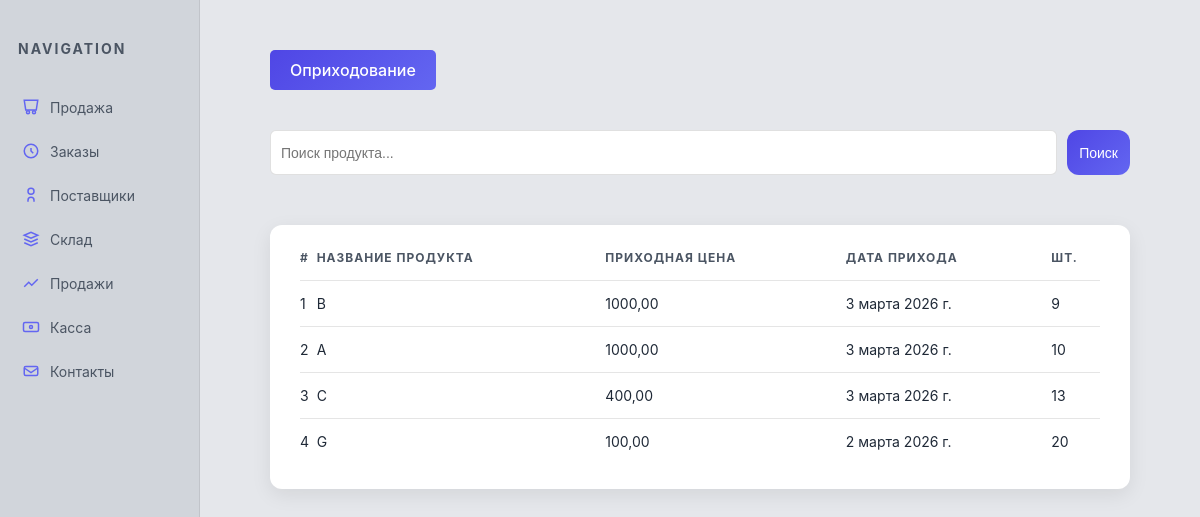
The app's page /glavn/product/, older data.
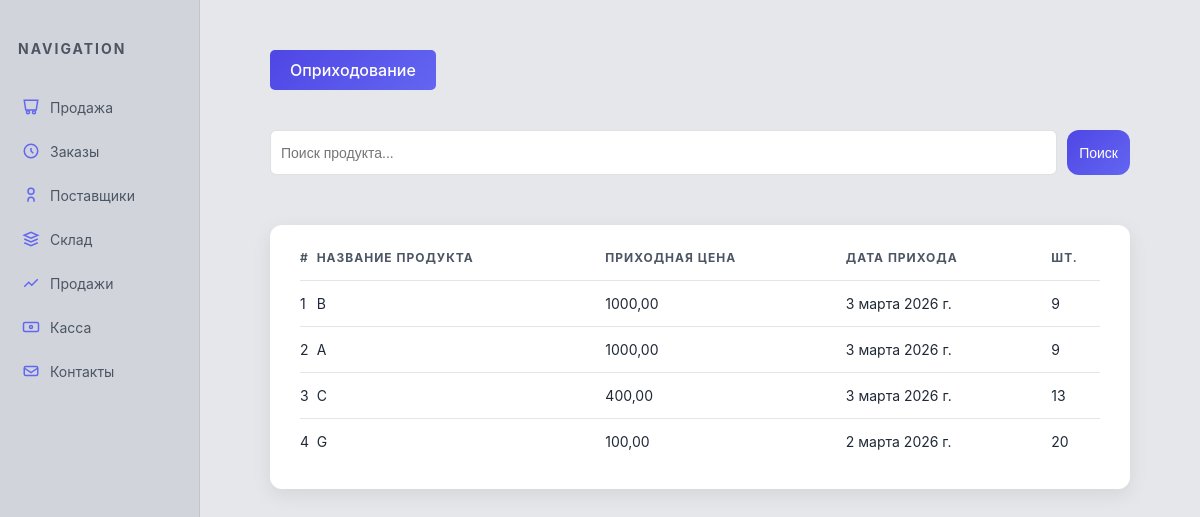
The same page, newer data.
### program/models.py (models this page shows)
class Product(models.Model):
    product = models.CharField(max_length=100)
    prih_cen = models.DecimalField(max_digits=12, decimal_places=2)
    prih_date = models.DateField()
    count = models.SmallIntegerField()

### program/views.py (the view)
# urls.py: path('product/', views.products),
def products(req):
    data = Product.objects.all()
    if req.method == 'POST':
        text_poisk = req.POST.get("text_poisk")
        data = Product.objects.filter(product=text_poisk)
    data_list = Product.objects.all().order_by("product")
    return render(req, 'program/products.html', {'data': data, "data_list": data_list})

### program/templates/program/products.html (shortened to what this page needs)
<!DOCTYPE html>
<html lang="ru">
<head>
</head>
<body>
<div class="sidebar">
    <h2>Navigation</h2>
    <ul>
        <li><a href="/glavn/prodaj/"><svg fill="none" stroke="currentColor" viewBox="0 0 24 24"><path d="M3 3h18l-2 13H5L3 3z"/><path d="M16 21a2 2 0 100-4 2 2 0 000 4zM8 21a2 2 0 100-4 2 2 0 000 4z"/></svg>Продажа</a></li>
        <li><a href="/glavn/zakaz/"><svg fill="none" stroke="currentColor" viewBox="0 0 24 24"><path d="M12 8v4l3 3"/><circle cx="12" cy="12" r="9"/></svg>Заказы</a></li>
        <li><a href="/glavn/postav/"><svg fill="none" stroke="currentColor" viewBox="0 0 24 24"><path d="M16 21v-2a4 4 0 00-8 0v2"/><circle cx="12" cy="7" r="4"/></svg>Поставщики</a></li>
        <li><a href="/glavn/product/"><svg fill="none" stroke="currentColor" viewBox="0 0 24 24"><path d="M3 7l9-4 9 4-9 4-9-4z"/><path d="M3 17l9 4 9-4"/><path d="M3 12l9 4 9-4"/></svg>Склад</a></li>
        <li><a href="/glavn/prod/"><svg fill="none" stroke="currentColor" viewBox="0 0 24 24"><path d="M3 17l6-6 4 4 8-8"/></svg>Продажи</a></li>
        <li><a href="/glavn/cash/"><svg fill="none" stroke="currentColor" viewBox="0 0 24 24"><rect x="2" y="6" width="20" height="12" rx="2"/><circle cx="12" cy="12" r="2"/></svg>Касса</a></li>
        <li><a href="/glavn/contacts/"><svg fill="none" stroke="currentColor" viewBox="0 0 24 24"><path d="M21 8a2 2 0 00-2-2H5a2 2 0 00-2 2v8a2 2 0 002 2h14a2 2 0 002-2V8z"/><path d="M3 8l9 6 9-6"/></svg>Контакты</a></li>
    </ul>
</div>
<div class="main">
    <a class="btn" href="/glavn/add_product/"
        style="text-decoration: none; display:inline-block; padding:10px 20px; background-color:#007bff; color:white; border-radius:5px; margin-bottom:20px;">
        Оприходование
    </a>
    <br><br>
    <form method="post" style="margin-bottom:30px;">
        <input type="text" name="text_poisk" list="product" placeholder="Поиск продукта..." required
            style="width:150px; height:45px; padding:5px 10px; font-size:14px; border-radius:6px; border:1px solid rgba(0,0,0,0.12);">
        <button type="submit" class="btn" style="height:45px; padding:5px 12px; font-size:14px;">Поиск</button>
    </form>
    <div class="table-wrapper">
        <table>
            <tr>
                <th>#</th>
                <th>Название продукта</th>
                <th>Приходная цена</th>
                <th>Дата прихода</th>
                <th>Шт.</th>
            </tr>
            {% for i in data %}
                <tr>
                    <td>{{ forloop.counter }}</td>
                    <td>{{ i.product }}</td>
                    <td>{{ i.prih_cen }}</td>
                    <td>{{ i.prih_date }}</td>
                    <td>{{ i.count }}</td>
                </tr>
            {% endfor %}
        </table>
    </div>
</div>
</body>
</html>

Row changes from the older to the newer data that the page shows:
changed Product (number 2 of 4 on the later page): count "10" → "9"
